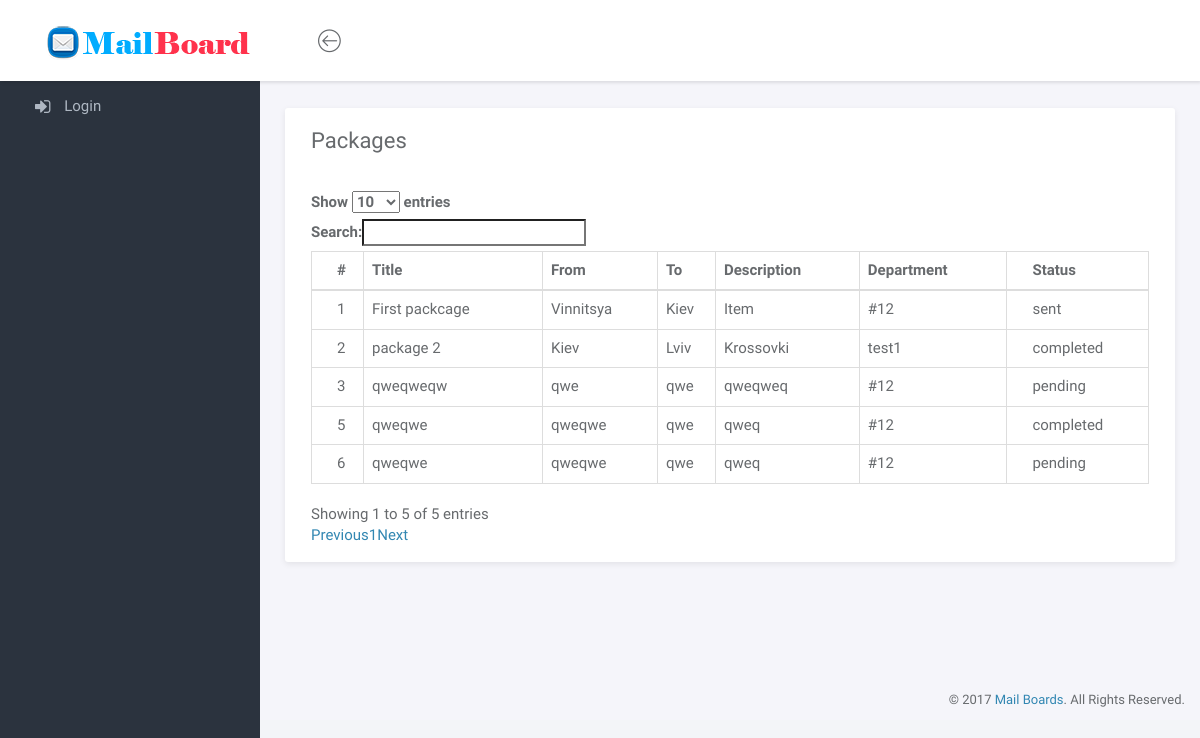
The app's page /main with its own data.
### tables this page shows
CREATE TABLE `packages` (
  `id` int(11) NOT NULL,
  `dep_id` int(11) NOT NULL,
  `title` varchar(255) NOT NULL,
  `from_address` varchar(255) NOT NULL,
  `to_address` varchar(255) NOT NULL,
  `description` text NOT NULL,
  `status` varchar(255) NOT NULL DEFAULT 'pending'
);

CREATE TABLE `departments` (
  `id` int(11) NOT NULL,
  `name` varchar(255) NOT NULL,
  `address` varchar(255) NOT NULL,
  `phone` varchar(255) NOT NULL
);

### core/AController.php (called while the page is built, shortened)
<?php
abstract class AController
{
    public function render($content, $data = [])
    {
        require_once ('../app/views/layouts/' . $data['layout'] . '.php');
    }
}

### app/controllers/MainController.php (called while the page is built, shortened)
<?php
class MainController extends AController
{
    public function index()
    {
        $packs = Package::all();
        foreach ($packs as $pack) {
            $pack->dep_name = Department::where('id', '=', $pack->dep_id)->first()->name;
        }
        $this->render('index', ['layout' => 'main', 'packs' => $packs]);
    }
}

### public/index.php (called while the page is built, shortened)
<?php
$route = new Core\Route;
$route->get('/login', 'AuthController@show');
$route->post('/login', 'AuthController@login');
$route->get('/main', 'MainController@index');
$route->group(['middleware' => ['auth']], function () use ($route) {
    $route->get('/', 'HomeController@index');
    $route->get('/department/create', 'DepartmentController@showCreate');
    $route->post('/department/create', 'DepartmentController@addNew');
    $route->get('/department/list', 'DepartmentController@showList');
    $route->post('/department/edit', 'DepartmentController@edit');
    $route->post('/department/delete', 'DepartmentController@delete');
    $route->get('/packages', 'PackageController@index');
    $route->post('/package/create', 'PackageController@addNew');
    $route->post('/package/status', 'PackageController@changeStatus');
    $route->post('/package/edit', 'PackageController@edit');
    $route->post('/package/delete', 'PackageController@delete');
    $route->post('/logout', 'AuthController@logout');
});
$route->run();

### config/db.php (called while the page is built)
<?php
return [
    'host'    => '127.0.0.1',
    'port'    => '3308',
    'db_name' => 'vova',
    'db_user' => 'root',
    'db_pass' => ''
];

### core/database/Database.php (called while the page is built, shortened)
<?php
class Database
{
    protected static $instance = null;
    public static function instance()
    {
        $config = require_once('../config/db.php');
        if (self::$instance === null)
        {
            $opt  = array(
                \PDO::ATTR_ERRMODE            => \PDO::ERRMODE_EXCEPTION,
                \PDO::ATTR_DEFAULT_FETCH_MODE => \PDO::FETCH_ASSOC,
                \PDO::ATTR_EMULATE_PREPARES   => TRUE,
                \PDO::ATTR_STATEMENT_CLASS    => array('\Core\Database\MyPDOStatment'),
            );
            $dsn = 'mysql:host=' . $config['host'] . ':' . $config['port'] . ';dbname=' . $config['db_name'] . ';charset=utf8';
            self::$instance = new \PDO($dsn, $config['db_user'], $config['db_pass'], $opt);
        }
        return self::$instance;
    }
    public static function __callStatic($method, $args) {
        return call_user_func_array(array(self::instance(), $method), $args);
    }
}

### app/models/AModel.php (called while the page is built, shortened)
<?php
abstract class AModel
{
    public static function all()
    {
        $obj = new $class;
        $query = 'SELECT * FROM `' . $obj->tableName . '`';
        $params = [];
        $result = $obj->getResult($query, $params)->fetchAll(\PDO::FETCH_OBJ);
        return $result;
    }
    protected function getResult($queryString, $params = [])
    {
        try {
            $result = \Core\Database\Database::prepare($queryString)->execute($params);
        } catch (\PDOException $e) {
            echo "Database error: " . $e->getMessage();
            exit;
        }
        return $result;
    }
}

### core/database/MyPDOStatment.php (called while the page is built, shortened)
<?php
class MyPDOStatment extends \PDOStatement
{
    function execute($data = array())
    {
        parent::execute($data);
        return $this;
    }
}

### app/views/index.php (the view, shortened to what this page needs)
<div class="main-content">
    <div class="container-fluid">
        <div class="panel panel-headline">
            <div class="panel-heading">
                <h3 class="panel-title">Packages </h3>
            </div>
            <div class="panel-body">
                <table id="departments" class="table  table-bordered" cellspacing="0" width="100%">
                    <thead>
                    <tr>
                        <th>#</th>
                        <th>Title</th>
                        <th>From</th>
                        <th>To</th>
                        <th>Description</th>
                        <th>Department</th>
                        <th>Status</th>
                    </tr>
                    </thead>
                    <tbody>
                    <?php foreach($data['packs'] as $pack) : ?>
                        <tr id="pack-<?=$pack->id?>">
                            <td class="pack-id"><?=$pack->id?></td>
                            <td class="pack-title"><?=$pack->title?></td>
                            <td class="pack-from"><?=$pack->from_address?></td>
                            <td class="pack-to"><?=$pack->to_address?></td>
                            <td class="pack-description"><?=$pack->description?></td>
                            <td class="pack-dep" data-dep-id="<?=$pack->dep_id?>"><?=$pack->dep_name?></td>
                            <td class="pack-status" ><?=$pack->status?></td>
                        </tr>
                    <?php endforeach; ?>
                    </tbody>
                </table>
            </div>
        </div>
    </div>
</div>

### core/Route.php (shortened to what this page needs)
<?php
class Route
{
    private $routes = [];
    public function run()
    {
        $path = explode('?', $_SERVER["REQUEST_URI"]);
        $path = $path[0];
        $method = $_SERVER['REQUEST_METHOD'];
        foreach ($this->routes as $route) {
            if ($route['route'] == $path && $route['method'] == $method) {
                $action = $route['action'][1];
                $obj = new $class;
                $obj->$action($route['data']);
            }
        }
    }
    public function get($route, $action)
    {
        $action = $this->parse($action);
        $action[0] = "\\App\\Controllers\\" . $action[0];
        $get = [];
        $this->routes[] = ['route' => $route, 'action' => $action, 'data' => $get, 'method' => 'GET'];
    }
    public function post($route, $action)
    {
        $action = $this->parse($action);
        $action[0] = "\\App\\Controllers\\" . $action[0];
        $post = [];
        $this->routes[] = ['route' => $route, 'action' => $action, 'data' => $post, 'method' => 'POST'];
    }
    public function group($args = [], $callback)
    {
        $routes = $this->routes;
        $this->routes = [];
        foreach($this->routes as $key => $route) {
            if (is_array($args['middleware']))$route['middleware'] = $args['middleware'];
            else $route['middleware'][] = $args['middleware'];
            $this->routes[$key] = $route;
        }
        $this->routes = array_merge($routes, $this->routes);
    }
    public function parse($action)
    {
        return explode('@', $action);
    }
}

### public/assets/css/main.css (style rules this page uses)
html { position: relative; min-height: 100%; }
body { background-color: #F3F5F8; font-family: "Source Sans Pro", sans-serif; font-size: 15px; color: #676a6d; }
th { font-weight: 600; }
.main-content { padding: 28px 10px; }
.panel { -webkit-border-radius: 3px; -moz-border-radius: 3px; border-radius: 3px; -moz-box-shadow: 0 2px 6px rgba(0, 0, 0, 0.08); -webkit-box-shadow: 0 2px 6px rgba(0, 0, 0, 0.08); box-shadow: 0 2px 6px rgba(0, 0, 0, 0.08); background-color: #fff; margin-bottom: 30px; }
.panel .panel-heading, .panel .panel-body, .panel .panel-footer { padding-left: 25px; padding-right: 25px; }
.panel .panel-heading { padding-top: 20px; padding-bottom: 20px; position: relative; }
.panel .panel-heading .panel-title { margin: 0; font-size: 18px; font-weight: 300; }
.panel .panel-body { padding-top: 10px; padding-bottom: 15px; }
.panel.panel-headline .panel-heading { border-bottom: none; }
.panel.panel-headline .panel-heading .panel-title { margin-bottom: 8px; font-size: 22px; font-weight: normal; }
.panel .table > thead > tr > td:first-child, .panel .table > thead > tr > th:first-child, .panel .table > tbody > tr > td:first-child, .panel .table > tbody > tr > th:first-child, .panel .table > tfoot > tr > td:first-child, .panel .table > tfoot > tr > th:first-child { padding-left: 25px; }
.panel .table > thead > tr > td:last-child, .panel .table > thead > tr > th:last-child, .panel .table > tbody > tr > td:last-child, .panel .table > tbody > tr > th:last-child, .panel .table > tfoot > tr > td:last-child, .panel .table > tfoot > tr > th:last-child { padding-left: 25px; }

### records on screen
packages: id "1", title "First packcage", from_address "Vinnitsya", to_address "Kiev", description "Item", dep.name "#12", status "sent"
packages: id "2", title "package 2", from_address "Kiev", to_address "Lviv", description "Krossovki", dep.name "test1", status "completed"
packages: id "3", title "qweqweqw", from_address "qwe", to_address "qwe", description "qweqweq", dep_name "#12", status "pending"
packages: id "5", title "qweqwe", from_address "qweqwe", to_address "qwe", description "qweq", dep_name "#12", status "completed"
packages: id "6", title "qweqwe", from_address "qweqwe", to_address "qwe", description "qweq", dep_name "#12", status "pending"
